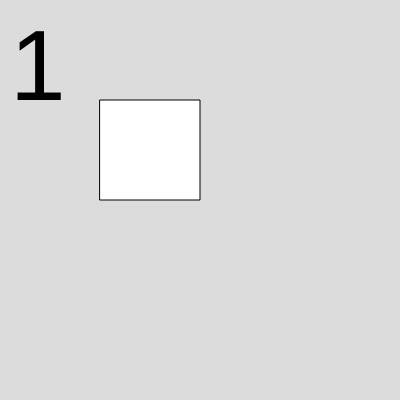
Frame 1 (no input)
Frame 60 (no input): identical to frame 1, image omitted
Frame 120 (the mouse pressed at the canvas centre since frame 60): identical to frame 1, image omitted

The p5.js sketch that drew this single still picture (run headless with seeded random() and noise() and a simulated clock; from frame 60 on, the mouse is pressed at the canvas centre):

// p5.js sketch
// ── sketch.js
// slide counter

let count;

function setup() {
  createCanvas(400, 400);
  count = 1;
}

function draw() {
  background(220);
  textSize(100);
  text(count, 10, 100);
  if (count == 1) {
    slide1();
  }
  if (count == 2) {
    slide2();
  }
  if (count == 3) {
    slide3();
  }
}

function slide1() {
  rect(100, 100, 100, 100);
}

function slide2() {
  circle(200, 200, 100);
}

function slide3() {
  strokeWeight(5);
  line(100, 100, 200, 100);
  strokeWeight(10);
  line(100, 150, 200, 150);
  strokeWeight(15);
  line(100, 200, 200, 200);
}

function mouseClicked() {
  count += 1;
  if (count > 3) {
    count = 1;
  }
}
